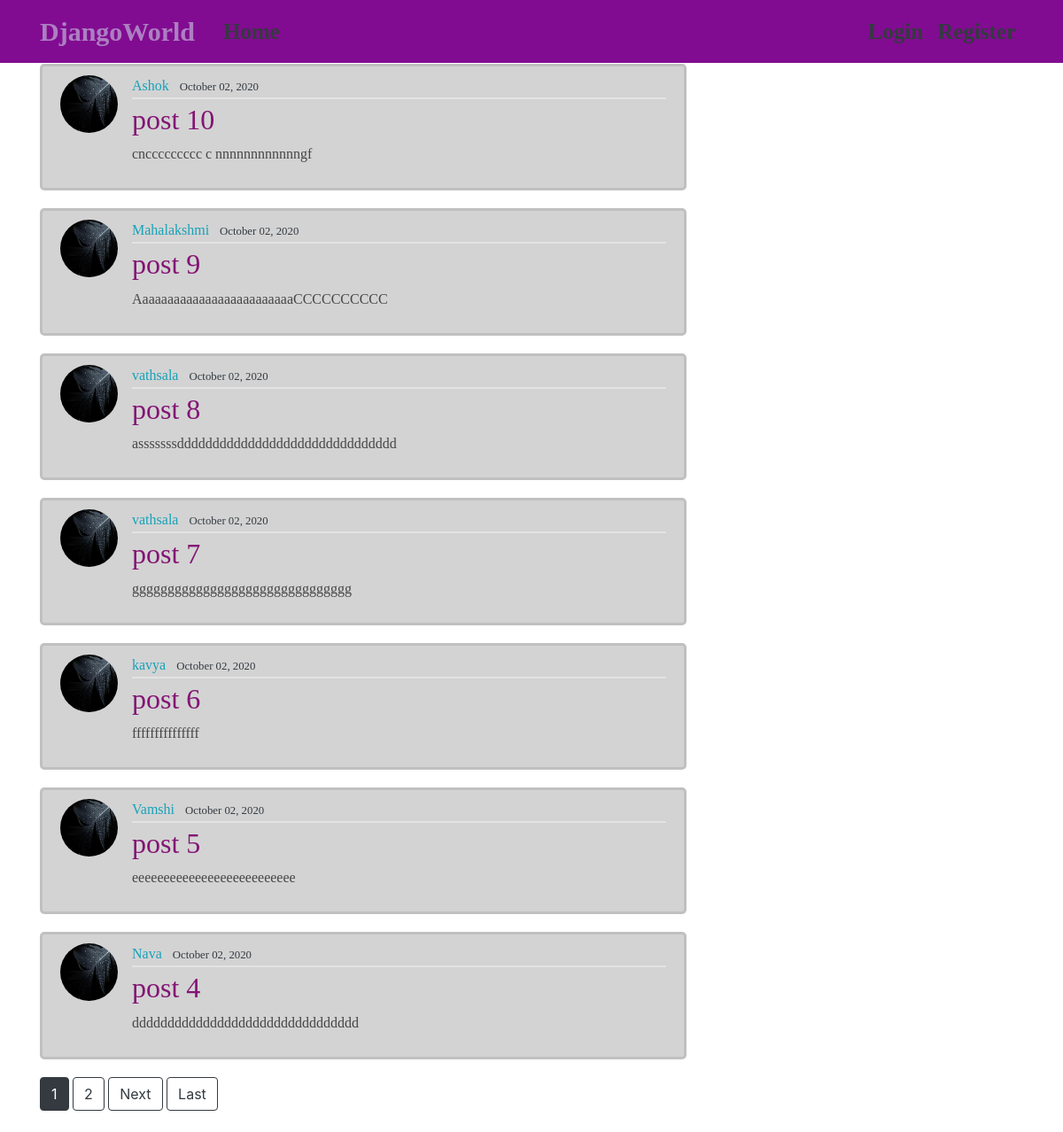
The page / on the database its author committed.
### blog/models.py (models this page shows, shortened)
class Post(models.Model):
    title = models.CharField(max_length= 100)
    contents = models.TextField()
    date_posted = models.DateTimeField(default= timezone.now)
    author = models.ForeignKey(User, on_delete = models.CASCADE)

### users/models.py (models this page shows, shortened)
class Profile(models.Model):
    user = models.OneToOneField(User, on_delete=models.CASCADE )
    image= models.ImageField(default='default.jpg',upload_to='profile_pics' )

### blog/views.py (the view)
# urls.py: path('', PostListView.as_view() , name='blog-home'),
class PostListView(ListView):
    model = Post
    template_name = 'blog/home.html'     # <app>/<model>_<viewtype> but instead added template name
    context_object_name = 'posts'
    ordering = ['-date_posted']
    paginate_by = 7

### blog/templates/blog/home.html (shortened to what this page needs)
{% extends "blog/base.html" %}
{% block content %}
    {% for post in posts %}
        <article class="media content-section">
            <img class=" rounded-circle article-img" src=" {{post.author.profile.image.url}} " alt="profile">
            <div class="media-body">
            <div class="article-metadata">
                <a  class="mr-2 text-info " href="{% url 'user-post' post.author.username %} ">{{ post.author }}</a>
                <small class=" text-dark ">{{ post.date_posted|date:"F d, Y" }}</small>
            </div>
            <h2><a class="article-title" href="{% url 'post-detail' post.id %}">{{ post.title }}</a></h2>
            <p class="article-content">{{ post.contents }}</p>
            </div>
         </article>
    {% endfor %}
{% if is_paginated %}
   {% for num in page_obj.paginator.page_range %}
         {% if page_obj.number == num %}
            <a class="btn btn-dark mb-4" href="?page={{ num }} ">{{num}} </a>
         {% elif num > page_obj.number|add:'-3' and  num < page_obj.number|add:'3' %}
         <a class="btn btn-outline-dark mb-4" href="?page={{ num }} ">{{num}} </a>
        {%endif%}
   {%endfor%}
   {% if page_obj.has_next  %}
   <a class="btn btn-outline-dark mb-4" href="?page={{page_obj.next_page_number}} ">Next</a>
   <a class="btn btn-outline-dark mb-4" href="?page={{ page_obj.paginator.num_pages }} ">Last</a>
   {% endif %}
{% endif %}
{% endblock content %}

### blog/templates/blog/base.html (shortened to what this page needs)
{% load static %}
<!DOCTYPE html>
<html lang="en">
<head>
    <link rel="stylesheet" type="text/css" href="{% static 'blog/main.css' %} ">
    <link rel="stylesheet" href="https://stackpath.bootstrapcdn.com/bootstrap/4.5.2/css/bootstrap.min.css">
</head>
<body>
    <header class="site-header">
        <nav class="navbar navbar-expand-md navbar-dark bg-steel fixed-top">
          <div class="container">
            <a style="color: rgba(203, 202, 226, 0.609); font-size: 30px; " class="navbar-brand mr-4 " href="/">DjangoWorld</a>
            <div class="collapse navbar-collapse" id="navbarToggle">
              <div class="navbar-nav mr-auto">
                <a class="nav-item nav-link text-dark" href="{% url 'blog-home' %} ">Home</a>
              </div>
              <div class="navbar-nav">
                {% if user.is_authenticated %}
                <a class="nav-item nav-link text-dark" href="{% url 'logout' %}">Logout</a>
                <a class="nav-item nav-link text-dark" href="{% url 'profile' %}">Profile</a>
                <a class="nav-item nav-link text-dark" href="{% url 'post-create' %}">Add Post</a>
                {% else %}
                <a class="nav-item nav-link text-dark" href="{% url 'login' %}">Login</a>
                <a class="nav-item nav-link text-dark" href="{% url 'register' %}">Register</a>
                {% endif %}
              </div>
            </div>
          </div>
        </nav>
      </header>
    <br>
    <br>
    <br>
      <main role="main" class="container">
        <div class="row">
          <div class="col-md-8">
            {% block content %}
            {% endblock %}
          </div>
        </div>
      </main>
</body>
</html>

### blog/static/blog/main.css (style rules this page uses)
body { background: #fafafa; color: #333333; margin-top: 5rem; }
.navbar a { font-size: 25px; font-weight: bolder; font-family: cursive; }
h1, h2, h3, h4, h5, h6 { color: #523535; }
.bg-steel { background-color: #810c91; }
.site-header .navbar-nav .nav-link { color: #0e1011; }
.content-section { background-color: rgba(211, 211, 211, 0.986); padding: 10px 20px; border: 3px solid #00000018; border-radius: 5px; margin-bottom: 20px; font-family: cursive; }
.article-title { color: #831474; }
.article-content { white-space: pre-line; color: rgb(70, 70, 70); }
.article-img { height: 65px; width: 65px; margin-right: 16px; }
.article-metadata { padding-bottom: 1px; margin-bottom: 4px; border-bottom: 2px solid #e3e3e3 }

### rows shown on the page
Post: author.profile.image (placeholder picture), author "Ashok", date_posted "October 02, 2020", title "post 10", contents "cnccccccccc c nnnnnnnnnnnngf"
Post: author.profile.image (placeholder picture), author "Mahalakshmi", date_posted "October 02, 2020", title "post 9", contents "AaaaaaaaaaaaaaaaaaaaaaaaaCCCCCCCCCC"
Post: author.profile.image (placeholder picture), author "vathsala", date_posted "October 02, 2020", title "post 8", contents "asssssssddddddddddddddddddddddddddddddd"
Post: author.profile.image (placeholder picture), author "vathsala", date_posted "October 02, 2020", title "post 7", contents "ggggggggggggggggggggggggggggggg"
Post: author.profile.image (placeholder picture), author "kavya", date_posted "October 02, 2020", title "post 6", contents "fffffffffffffff"
Post: author.profile.image (placeholder picture), author "Vamshi", date_posted "October 02, 2020", title "post 5", contents "eeeeeeeeeeeeeeeeeeeeeeeeee"
Post: author.profile.image (placeholder picture), author "Nava", date_posted "October 02, 2020", title "post 4", contents "dddddddddddddddddddddddddddddddd"

### other values the page prints
{{ num }} "1"
{{ num }} "2"
